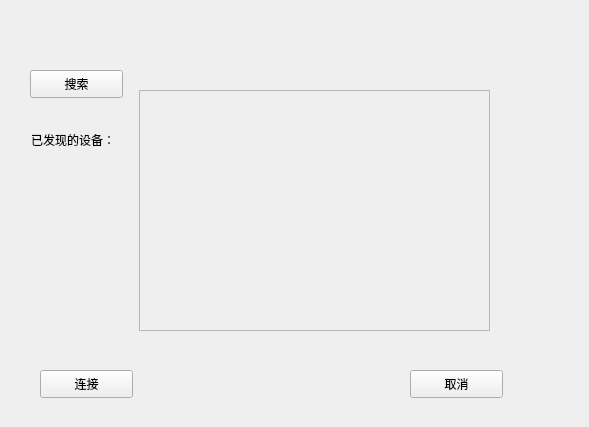
<?xml version="1.0" encoding="UTF-8"?>
<ui version="4.0">
 <class>Widget</class>
 <widget class="QWidget" name="Widget">
  <property name="geometry">
   <rect>
    <x>0</x>
    <y>0</y>
    <width>589</width>
    <height>427</height>
   </rect>
  </property>
  <property name="windowTitle">
   <string>Widget</string>
  </property>
  <widget class="QPushButton" name="seach">
   <property name="geometry">
    <rect>
     <x>30</x>
     <y>70</y>
     <width>93</width>
     <height>28</height>
    </rect>
   </property>
   <property name="text">
    <string>搜索</string>
   </property>
  </widget>
  <widget class="QLabel" name="label">
   <property name="geometry">
    <rect>
     <x>31</x>
     <y>130</y>
     <width>101</width>
     <height>20</height>
    </rect>
   </property>
   <property name="text">
    <string>已发现的设备：</string>
   </property>
  </widget>
  <widget class="QPushButton" name="connect">
   <property name="geometry">
    <rect>
     <x>40</x>
     <y>370</y>
     <width>93</width>
     <height>28</height>
    </rect>
   </property>
   <property name="text">
    <string>连接</string>
   </property>
  </widget>
  <widget class="QPushButton" name="canel">
   <property name="geometry">
    <rect>
     <x>410</x>
     <y>370</y>
     <width>93</width>
     <height>28</height>
    </rect>
   </property>
   <property name="text">
    <string>取消</string>
   </property>
  </widget>
  <widget class="QScrollArea" name="verticalLayout">
   <property name="geometry">
    <rect>
     <x>139</x>
     <y>90</y>
     <width>351</width>
     <height>241</height>
    </rect>
   </property>
   <property name="widgetResizable">
    <bool>true</bool>
   </property>
   <widget class="QWidget" name="scrollAreaWidgetContents">
    <property name="geometry">
     <rect>
      <x>0</x>
      <y>0</y>
      <width>349</width>
      <height>239</height>
     </rect>
    </property>
   </widget>
  </widget>
 </widget>
 <resources/>
 <connections/>
</ui>
